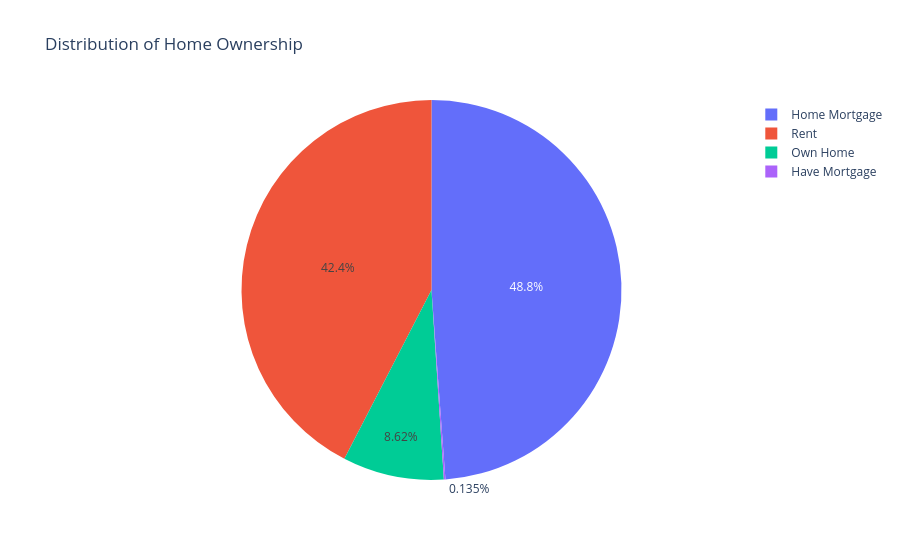
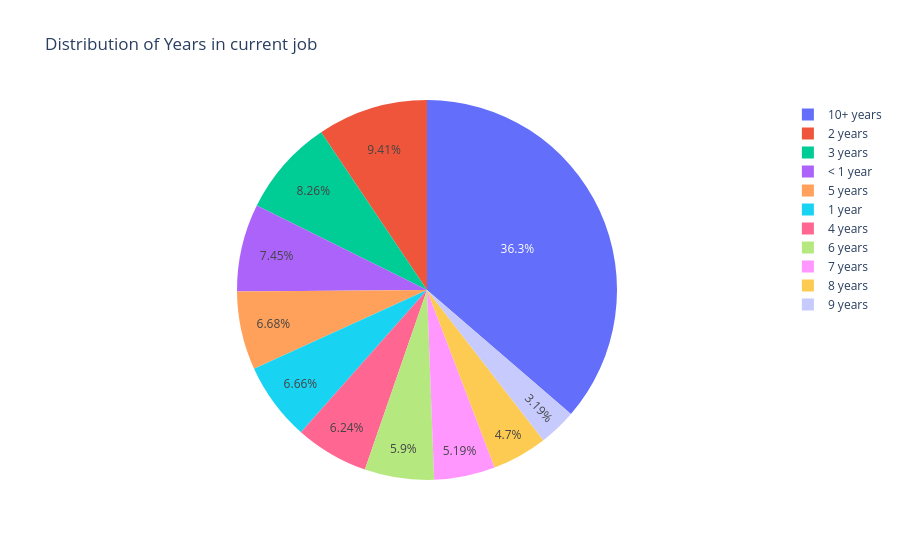
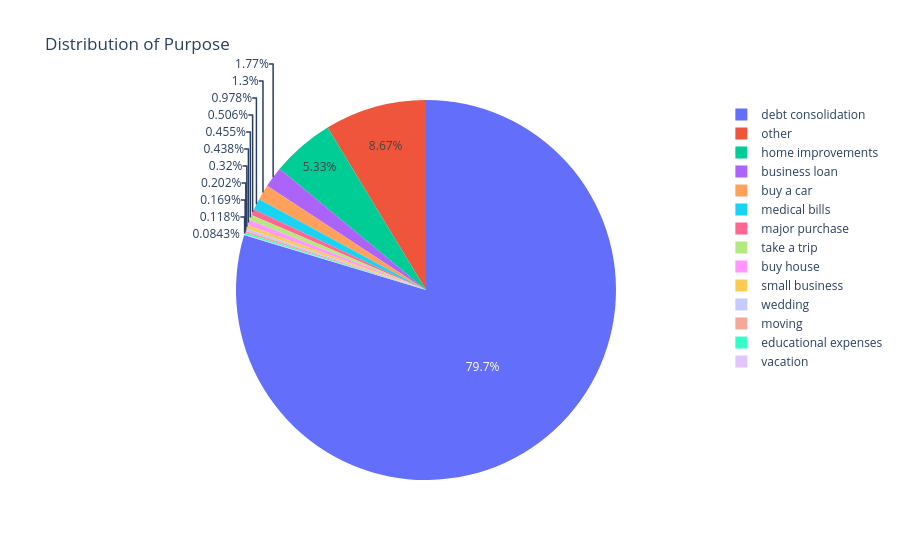
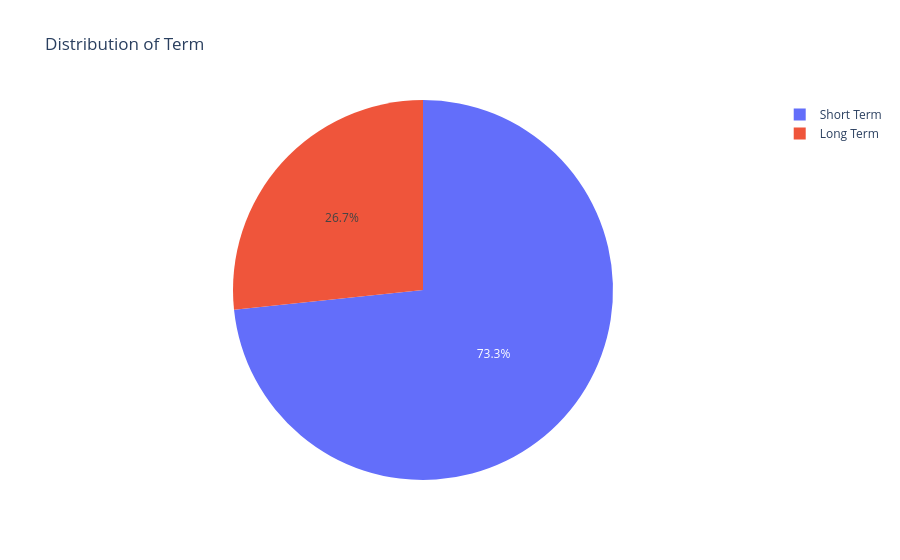

The code cell stored with these charts, in order, in its notebook:
### Code cell
import plotly.express as px

for i in categorical:
    counts = df[i].value_counts()
    fig = px.pie(counts, values=counts.values, names=counts.index, title=f'Distribution of {i}')
    fig.show()

### Figure 1 — Plotly figure (JSON) as saved in the notebook; plotly's stock layout.template omitted (floating-point values rounded to 4 significant figures)
{"data": [{"domain": {"x": [0, 1], "y": [0, 1]}, "hovertemplate": "Home Ownership=%{label}<br>value=%{value}<extra></extra>", "labels": ["Home Mortgage", "Rent", "Own Home", "Have Mortgage"], "legendgroup": "", "name": "", "showlegend": true, "type": "pie", "values": [2896, 2516, 511, 8]}], "layout": {"autosize": true, "legend": {"tracegroupgap": 0}, "title": {"text": "Distribution of Home Ownership"}}}

### Figure 2 — Plotly figure (JSON) as saved in the notebook; plotly's stock layout.template omitted (floating-point values rounded to 4 significant figures)
{"data": [{"domain": {"x": [0, 1], "y": [0, 1]}, "hovertemplate": "Years in current job=%{label}<br>value=%{value}<extra></extra>", "labels": ["10+ years", "2 years", "3 years", "< 1 year", "5 years", "1 year", "4 years", "6 years", "7 years", "8 years", "9 years"], "legendgroup": "", "name": "", "showlegend": true, "type": "pie", "values": [2154, 558, 490, 442, 396, 395, 370, 350, 308, 279, 189]}], "layout": {"autosize": true, "legend": {"tracegroupgap": 0}, "title": {"text": "Distribution of Years in current job"}}}

### Figure 3 — Plotly figure (JSON) as saved in the notebook; plotly's stock layout.template omitted (floating-point values rounded to 4 significant figures)
{"data": [{"domain": {"x": [0, 1], "y": [0, 1]}, "hovertemplate": "Purpose=%{label}<br>value=%{value}<extra></extra>", "labels": ["debt consolidation", "other", "home improvements", "business loan", "buy a car", "medical bills", "major purchase", "take a trip", "buy house", "small business", "wedding", "moving", "educational expenses", "vacation"], "legendgroup": "", "name": "", "showlegend": true, "type": "pie", "values": [4725, 514, 316, 105, 77, 58, 30, 27, 26, 19, 12, 10, 7, 5]}], "layout": {"autosize": true, "legend": {"tracegroupgap": 0}, "title": {"text": "Distribution of Purpose"}}}

### Figure 4 — Plotly figure (JSON) as saved in the notebook; plotly's stock layout.template omitted (floating-point values rounded to 4 significant figures)
{"data": [{"domain": {"x": [0, 1], "y": [0, 1]}, "hovertemplate": "Term=%{label}<br>value=%{value}<extra></extra>", "labels": ["Short Term", "Long Term"], "legendgroup": "", "name": "", "showlegend": true, "type": "pie", "values": [4350, 1581]}], "layout": {"autosize": true, "legend": {"tracegroupgap": 0}, "title": {"text": "Distribution of Term"}}}
